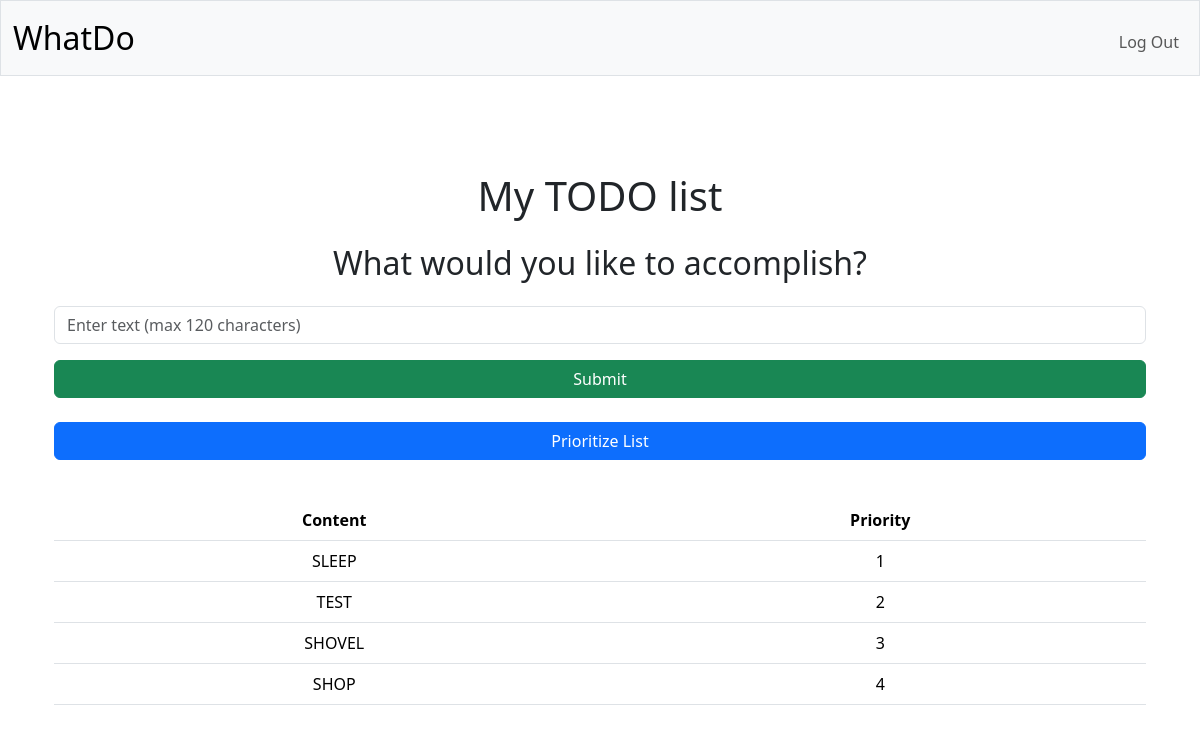
The page /event/74 (signed in) on the database its author committed.
### tables this page shows
CREATE TABLE events (
    id INTEGER PRIMARY KEY AUTOINCREMENT NOT NULL,
    name TEXT NOT NULL,
    prompt_g TEXT,
    prompt_y TEXT,
    prompt_x TEXT,
    timestamp DATETIME DEFAULT CURRENT_TIMESTAMP
);

CREATE TABLE cards (
    id INTEGER PRIMARY KEY AUTOINCREMENT NOT NULL,
    event_id INTEGER,
    user_id INTEGER,
    content TEXT,
    priority_y INTEGER,
    priority_x INTEGER,
    FOREIGN KEY(event_id) REFERENCES events(id),
    FOREIGN KEY(user_id) REFERENCES users(id)
);

### app.py (the view)
@app.route("/event/<int:event_id>")
@login_required
def event(event_id):
    return fetch_and_verify_event_and_user(event_id, "event.html")

### app.py (called while the page is built)
@app.after_request
def after_request(response):
    response.headers["Cache-Control"] = "no-cache, no-store, must-revalidate"
    response.headers["Expires"] = 0
    response.headers["Pragma"] = "no-cache"
    return response

def fetch_and_verify_event_and_user(event_id, template_name):
    event = db.execute("SELECT * FROM events WHERE id = ?", event_id)
    if not event:
        return apology("Event not found", 404)
    user_event = db.execute("SELECT event_id FROM user_events WHERE user_id = ? AND event_id = ?", session["user_id"],
                            event_id)
    if not user_event:
        return apology("Access denied. You do not have permission for this event", 403)
    cards = db.execute("SELECT * FROM cards WHERE event_id = ? ORDER BY priority_y", event_id)
    return render_template(template_name, event_id=event_id, cards=cards, prompt_g=event[0]["prompt_g"], event_name=event[0]["name"])

### helpers.py (called while the page is built)
def login_required(f):
    @wraps(f)
    def decorated_function(*args, **kwargs):
        if session.get("user_id") is None:
            return redirect("/login")
        return f(*args, **kwargs)
    return decorated_function

### templates/event.html (shortened to what this page needs)
{% extends "layout.html" %}
{% block main %}
<div class="container mt-5">
    {% set event_url = "/view_event/" ~ event_id %}
    <h1 id="event_name" class="text-left mb-4">{{ event_name }}</h1>
    <h2 id="prompt_g" class="text-center mb-4">{{ prompt_g }}</h2>
    <form id="event-form" action="/create_card" method="post" class="mb-4">
        <div class="mb-3">
            <input type="text" name="content" class="form-control" placeholder="Enter text (max 120 characters)" maxlength="120" required autofocus>
        </div>
        <button type="submit" class="btn btn-success w-100">Submit</button>
    </form>
    <button id="start-ranking" class="btn btn-primary w-100 mb-3" onclick="startRanking();showOnlyComparison()">Prioritize List</button>
    <table class="table mt-4" id="cards-list">
        <thead>
        <tr>
            <th scope="col">Content</th>
            <th scope="col">Priority</th>
        </tr>
        </thead>
        <tbody>
        {% for card in cards %}
        <tr>
            <td>{{ card.content }}</td>
            <td>{{ card.priority_y }}</td>
        </tr>
        {% endfor %}
        </tbody>
    </table>
</div>
{% endblock %}

### static/styles.css (style rules this page uses)
td { text-transform: uppercase; }

### rows shown on the page
events: name "My TODO list", prompt_g "What would you like to accomplish?"
cards: content "SLEEP", priority_y "1"
cards: content "TEST", priority_y "2"
cards: content "SHOVEL", priority_y "3"
cards: content "SHOP", priority_y "4"
